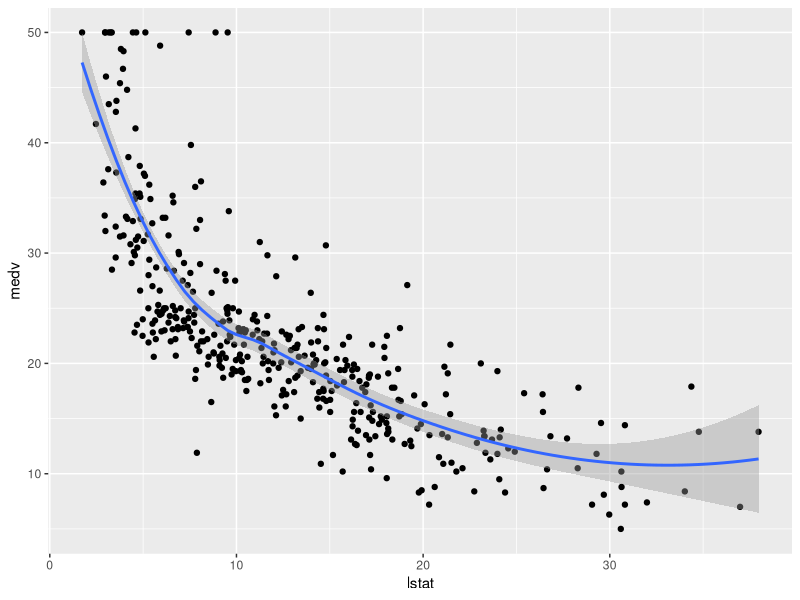
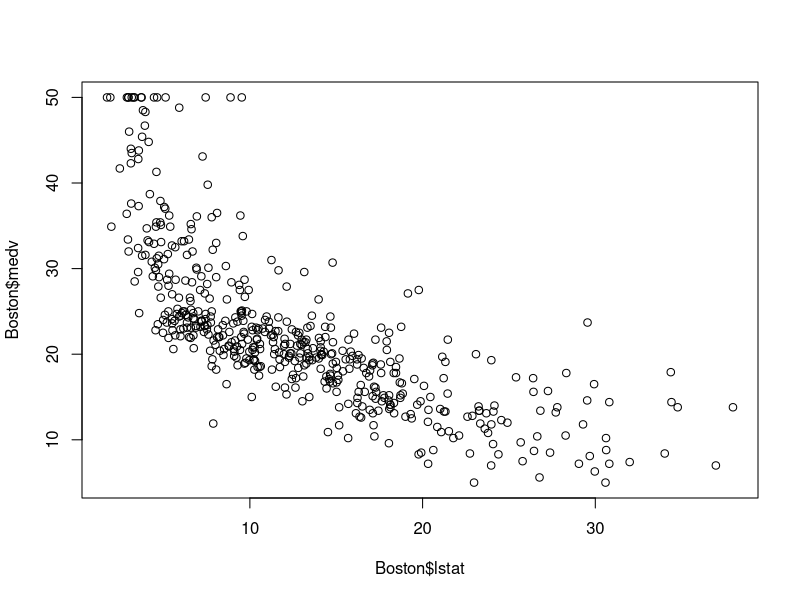
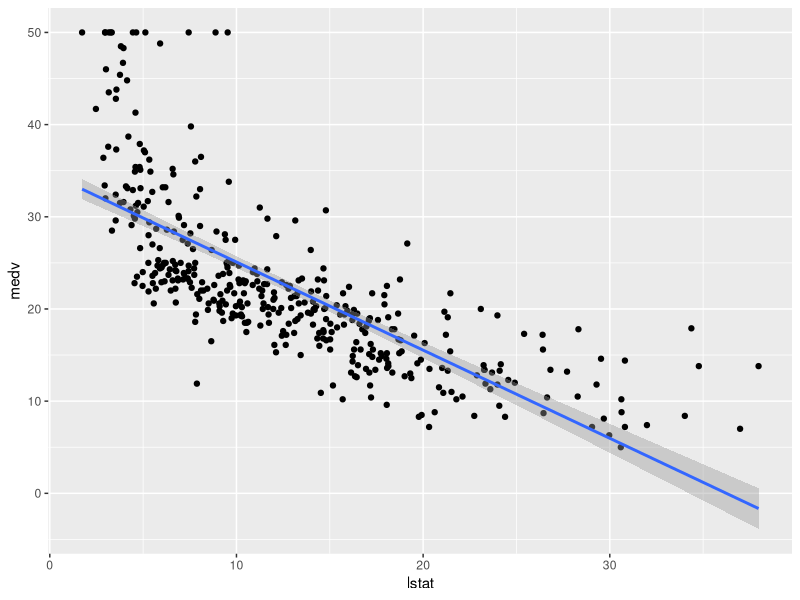
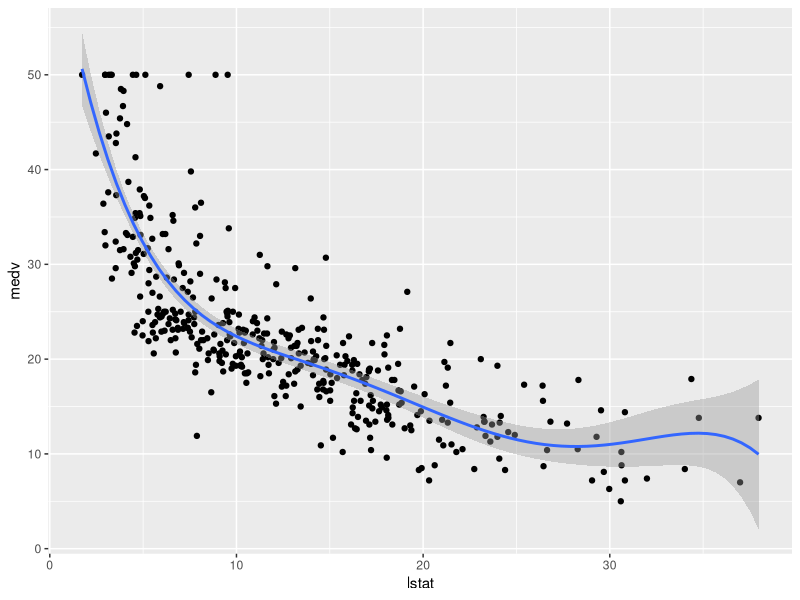
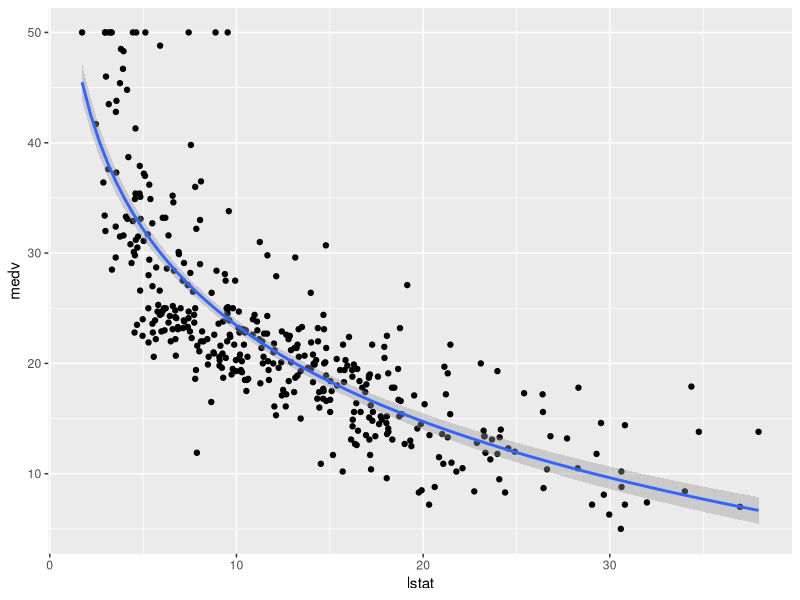
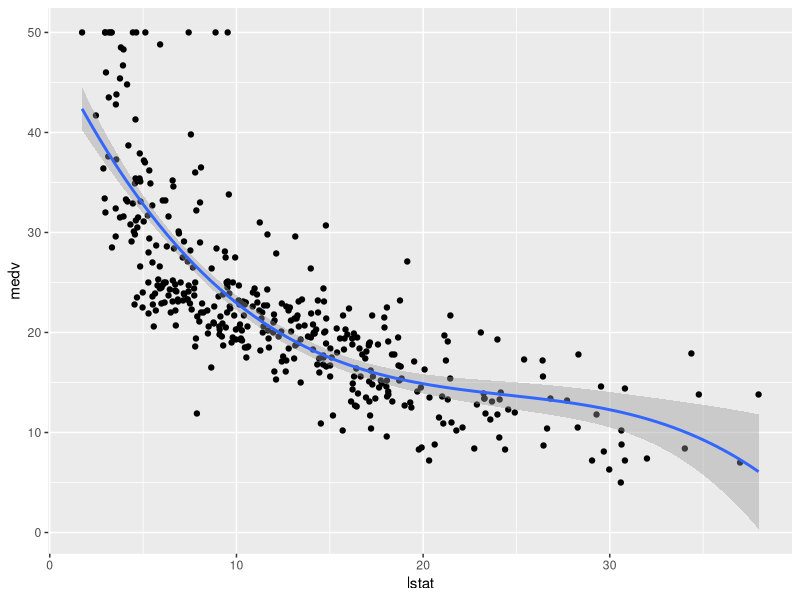
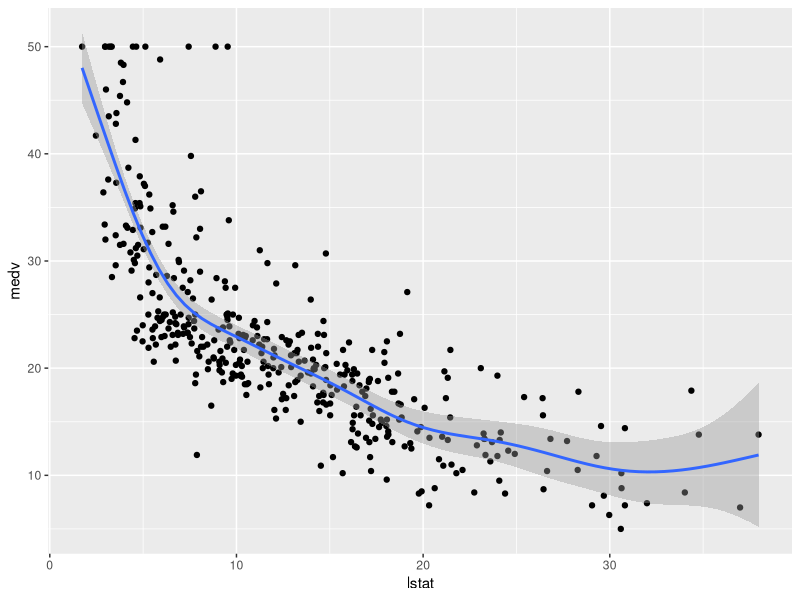

Recreate these plots in R, in order.
library(tidyverse)
library(caret)
library(ggplot2)
library(splines)
library(mgcv)

data("Boston",package="MASS")
summary(Boston)

set.seed(123)
training.samples<-Boston$medv %>%
  createDataPartition(p=0.8,list=FALSE)
train.data<-Boston[training.samples, ]
test.data<-Boston[-training.samples, ]

ggplot(train.data, aes(lstat,medv))+
  geom_point()+
  stat_smooth()

plot(Boston$lstat,Boston$medv)

#linear regression
model<-lm(medv~lstat,data=train.data)
predictions<-model %>% predict(test.data)
data.frame(
  RMSE=RMSE(predictions,test.data$medv),
  R2=R2(predictions,test.data$medv)
)

ggplot(train.data, aes(lstat,medv))+
  geom_point()+
    stat_smooth(method=lm, formula=y~x)


##polynomial regression

model<-lm(medv~poly(lstat,5),data=train.data)
summary(model)
predictions<-model %>% predict(test.data)
data.frame(
  RMSE=RMSE(predictions,test.data$medv),
  R2=R2(predictions,test.data$medv)
)

ggplot(train.data, aes(lstat,medv))+
  geom_point()+
  stat_smooth(method=lm,formula=y~poly(x,5))

##log transformation

model<-lm(medv~log(lstat),data=train.data)
summary(model)
predictions<-model %>% predict(test.data)
data.frame(
  RMSE=RMSE(predictions,test.data$medv),
  R2=R2(predictions,test.data$medv)
)


ggplot(train.data, aes(lstat,medv))+
  geom_point()+
  stat_smooth(method=lm,formula=y~log(x))

##spline regression with R default quantile estimator

knots<-quantile(train.data$lstat,p=c(0.10,0.50,0.90))
model<-lm(medv~bs(lstat, knots=knots),data=train.data)
summary(model)
predictions<-model %>% predict(test.data)
data.frame(
  RMSE=RMSE(predictions,test.data$medv),
  R2=R2(predictions,test.data$medv)
)

ggplot(train.data, aes(lstat,medv))+
  geom_point()+
  stat_smooth(method=lm,formula=y~splines::bs(x,df=3))

##generalized additive models

model<-gam(medv~s(lstat),data=train.data)
summary(model)
predictions<-model %>% predict(test.data)
data.frame(
  RMSE=RMSE(predictions,test.data$medv),
  R2=R2(predictions,test.data$medv)
)


ggplot(train.data, aes(lstat,medv))+
  geom_point()+
  stat_smooth(method=gam,formula=y~s(x))
